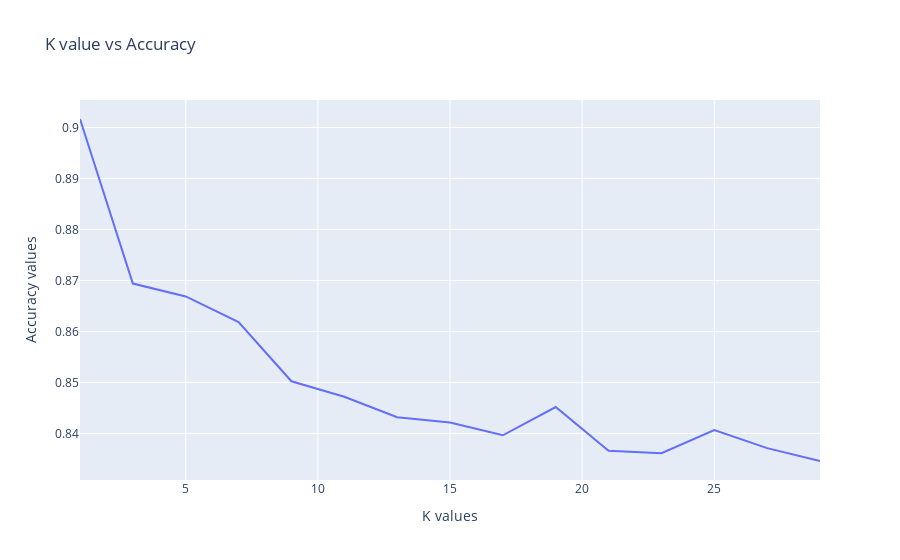

The code cell stored with this chart in its notebook:
### Code cell
df = read_data("C:\\Users\\Asus\\Desktop\\Codes\\ML\\lab 2\\emails.csv")
basic_info(df)
df = preprocess(df)
df = upsample_data(df)
x_train, x_test, y_train, y_test = split_data(df)
k_values = [1, 3, 5, 7, 9, 11, 13, 15, 17, 19, 21, 23, 25, 27, 29]
y_pred_knn = knn_model_with_elbow_method(x_train, x_test, y_train, y_test, k_values)
y_pred_svm = svm_model(x_train, x_test, y_train, y_test)
print("Metrics for KNN-\n")
metrics_report(y_test, y_pred_knn)
print("Metrics for SVM-\n")
metrics_report(y_test, y_pred_svm)

### Figure 1 — Plotly figure (JSON) as saved in the notebook; plotly's stock layout.template omitted (floating-point values rounded to 4 significant figures)
{"data": [{"hovertemplate": "x=%{x}<br>y=%{y}<extra></extra>", "legendgroup": "", "line": {"color": "#636efa", "dash": "solid"}, "marker": {"symbol": "circle"}, "mode": "lines", "name": "", "orientation": "v", "showlegend": false, "type": "scatter", "x": [1, 3, 5, 7, 9, 11, 13, 15, 17, 19, 21, 23, 25, 27, 29], "xaxis": "x", "y": [0.9017, 0.8694, 0.8669, 0.8618, 0.8502, 0.8472, 0.8432, 0.8422, 0.8396, 0.8452, 0.8366, 0.8361, 0.8406, 0.8371, 0.8346], "yaxis": "y"}], "layout": {"legend": {"tracegroupgap": 0}, "title": {"text": "K value vs Accuracy"}, "xaxis": {"anchor": "y", "domain": [0, 1], "title": {"text": "K values"}}, "yaxis": {"anchor": "x", "domain": [0, 1], "title": {"text": "Accuracy values"}}}}
